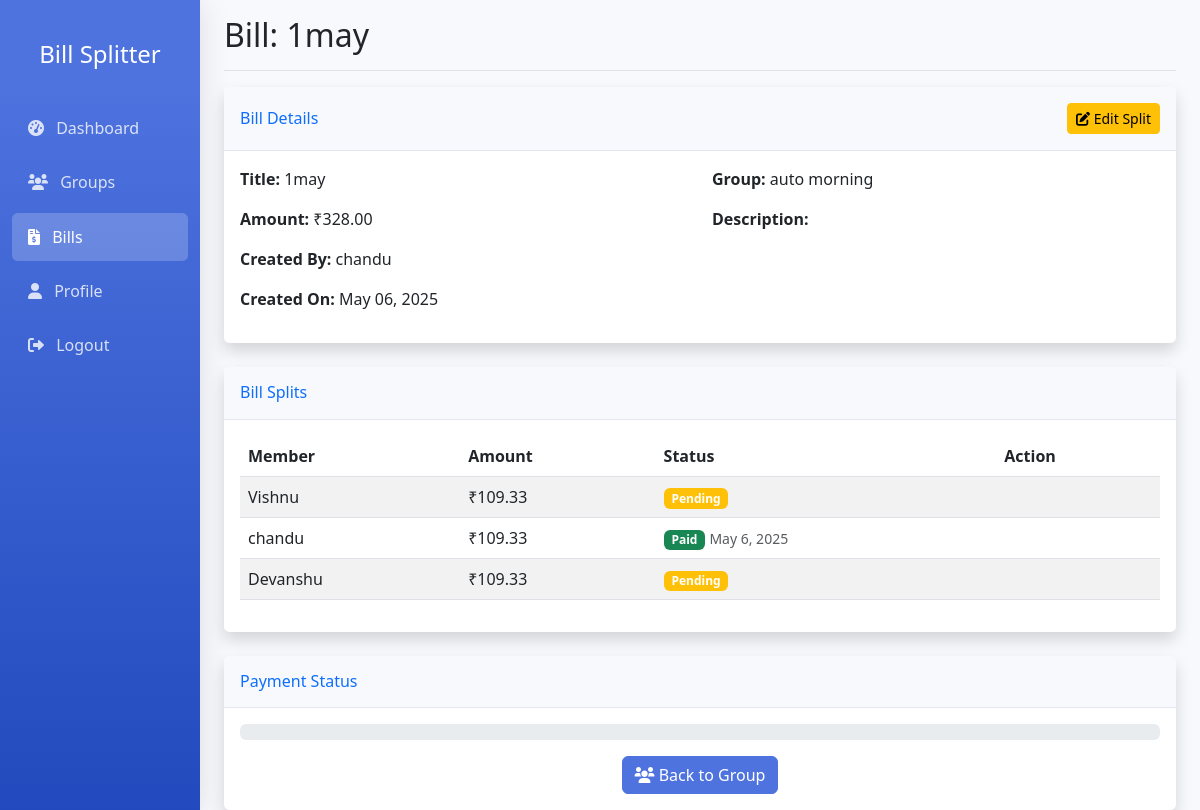
Page /bills/bills/5/ (signed in) on the committed database.
### bills/models.py (models this page shows, shortened)
class Bill(models.Model):
    title = models.CharField(max_length=100)
    amount = models.DecimalField(max_digits=10, decimal_places=2)
    description = models.TextField(blank=True, null=True)
    created_by = models.ForeignKey(User, on_delete=models.CASCADE, related_name='created_bills')
    group = models.ForeignKey(Group, on_delete=models.CASCADE, related_name='bills')
    created_at = models.DateTimeField(auto_now_add=True)

class Group(models.Model):
    name = models.CharField(max_length=100)
    created_by = models.ForeignKey(User, on_delete=models.CASCADE, related_name='created_groups')
    members = models.ManyToManyField(User, related_name='bill_groups')
    created_at = models.DateTimeField(auto_now_add=True)

class BillSplit(models.Model):
    bill = models.ForeignKey(Bill, on_delete=models.CASCADE, related_name='splits')
    user = models.ForeignKey(User, on_delete=models.CASCADE, related_name='bill_splits')
    amount = models.DecimalField(max_digits=10, decimal_places=2)
    is_paid = models.BooleanField(default=False)
    paid_at = models.DateTimeField(null=True, blank=True)

### bills/views.py (the view)
# urls.py: path('bills/<int:bill_id>/', views.bill_detail, name='bill_detail'),
@login_required
def bill_detail(request, bill_id):
    bill = get_object_or_404(Bill, id=bill_id)
    group = bill.group
    splits = bill.splits.all().select_related('user')
    if request.user not in group.members.all():
        messages.error(request, 'You are not a member of this group.')
        return redirect('dashboard')
    context = {
        'bill': bill,
        'group': group,
        'splits': splits,
    }
    return render(request, 'bills/bill_detail.html', context)

### bills/templatetags/bill_filters.py (called while the page is built)
@register.filter
def mul(value, arg):
    try:
        return float(value) * float(arg)
    except (ValueError, TypeError):
        return value

@register.filter
def floordiv(value, arg):
    try:
        return int(float(value) // float(arg))
    except (ValueError, TypeError):
        return value

### templates/bills/bill_detail.html (shortened to what this page needs)
{% extends 'bills/base.html' %}
{% load bill_filters %}
{% block header %}Bill: {{ bill.title }}{% endblock %}
{% block content %}
<div class="row">
    <div class="col-md-12">
        <div class="card shadow mb-4">
            <div class="card-header py-3 d-flex justify-content-between align-items-center">
                <h6 class="m-0 font-weight-bold text-primary">Bill Details</h6>
                <div>
                    {% if request.user == bill.created_by %}
                    <a href="{% url 'create_bill_split' bill.id %}" class="btn btn-sm btn-warning">
                        <i class="fas fa-edit"></i> Edit Split
                    </a>
                    {% endif %}
                </div>
            </div>
            <div class="card-body">
                <div class="row">
                    <div class="col-md-6">
                        <p><strong>Title:</strong> {{ bill.title }}</p>
                        <p><strong>Amount:</strong> ₹{{ bill.amount }}</p>
                        <p><strong>Created By:</strong> {{ bill.created_by.username }}</p>
                        <p><strong>Created On:</strong> {{ bill.created_at|date:"F d, Y" }}</p>
                    </div>
                    <div class="col-md-6">
                        <p><strong>Group:</strong> {{ bill.group.name }}</p>
                        <p><strong>Description:</strong> {{ bill.description }}</p>
                    </div>
                </div>
            </div>
        </div>
    </div>
</div>
<div class="row">
    <div class="col-md-12">
        <div class="card shadow">
            <div class="card-header py-3">
                <h6 class="m-0 font-weight-bold text-primary">Bill Splits</h6>
            </div>
            <div class="card-body">
                <div class="table-responsive">
                    <table class="table table-striped">
                        <thead>
                            <tr>
                                <th>Member</th>
                                <th>Amount</th>
                                <th>Status</th>
                                <th>Action</th>
                            </tr>
                        </thead>
                        <tbody>
                            {% for split in splits %}
                            <tr>
                                <td>{{ split.user.username }}</td>
                                <td>₹{{ split.amount }}</td>
                                <td>
                                    {% if split.is_paid %}
                                    <span class="badge bg-success">Paid</span>
                                    <small class="text-muted">{{ split.paid_at|date }}</small>
                                    {% else %}
                                    <span class="badge bg-warning">Pending</span>
                                    {% endif %}
                                </td>
                                <td>
                                </td>
                            </tr>
                            {% endfor %}
                        </tbody>
                    </table>
                </div>
            </div>
        </div>
    </div>
</div>
<div class="row mt-4">
    <div class="col-md-12">
        <div class="card shadow">
            <div class="card-header py-3">
                <h6 class="m-0 font-weight-bold text-primary">Payment Status</h6>
            </div>
            <div class="card-body">
                <div class="progress">
                </div>
                <div class="text-center mt-3">
                    <a href="{% url 'group_detail' group.id %}" class="btn btn-primary">
                        <i class="fas fa-users"></i> Back to Group
                    </a>
                </div>
            </div>
        </div>
    </div>
</div>
{% endblock %}

### templates/bills/base.html (style rules this page uses)
:root { --primary-color: #4e73df; --secondary-color: #224abe; --success-color: #1cc88a; --info-color: #36b9cc; --warning-color: #f6c23e; --danger-color: #e74a3b; }
body { background-color: #f8f9fc; }
.card { border: none; border-radius: 0.35rem; box-shadow: 0 0.15rem 1.75rem 0 rgba(58, 59, 69, 0.1); }
.card-header { background-color: #f8f9fc; border-bottom: 1px solid #e3e6f0; }
.btn-primary { background-color: #4e73df; border-color: #4e73df; }

### rows in the picture
Bill: title "1may", amount "328.00", created_by.username "chandu", created_at "May 06, 2025", group.name "auto morning"
BillSplit: user.username "Vishnu", amount "109.33", is_paid "Pending"
BillSplit: user.username "chandu", amount "109.33", paid_at "May 6, 2025"
BillSplit: user.username "Devanshu", amount "109.33", is_paid "Pending"
